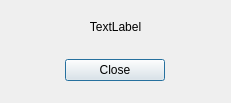
<?xml version="1.0" encoding="UTF-8"?>
<ui version="4.0">
 <class>EndGamePopup</class>
 <widget class="QDialog" name="EndGamePopup">
  <property name="geometry">
   <rect>
    <x>0</x>
    <y>0</y>
    <width>231</width>
    <height>103</height>
   </rect>
  </property>
  <property name="windowTitle">
   <string>Dialog</string>
  </property>
  <widget class="QWidget" name="verticalLayoutWidget">
   <property name="geometry">
    <rect>
     <x>0</x>
     <y>0</y>
     <width>231</width>
     <height>81</height>
    </rect>
   </property>
   <layout class="QVBoxLayout" name="verticalLayout">
    <item>
     <widget class="QLabel" name="message">
      <property name="text">
       <string>TextLabel</string>
      </property>
      <property name="alignment">
       <set>Qt::AlignCenter</set>
      </property>
     </widget>
    </item>
    <item>
     <layout class="QHBoxLayout" name="horizontalLayout">
      <item>
       <widget class="QPushButton" name="pushButton">
        <property name="minimumSize">
         <size>
          <width>0</width>
          <height>0</height>
         </size>
        </property>
        <property name="maximumSize">
         <size>
          <width>100</width>
          <height>16777215</height>
         </size>
        </property>
        <property name="layoutDirection">
         <enum>Qt::LeftToRight</enum>
        </property>
        <property name="styleSheet">
         <string notr="true">QPushButton:pressed {
	none
}</string>
        </property>
        <property name="text">
         <string>Close</string>
        </property>
       </widget>
      </item>
     </layout>
    </item>
   </layout>
  </widget>
 </widget>
 <resources/>
 <connections/>
</ui>
